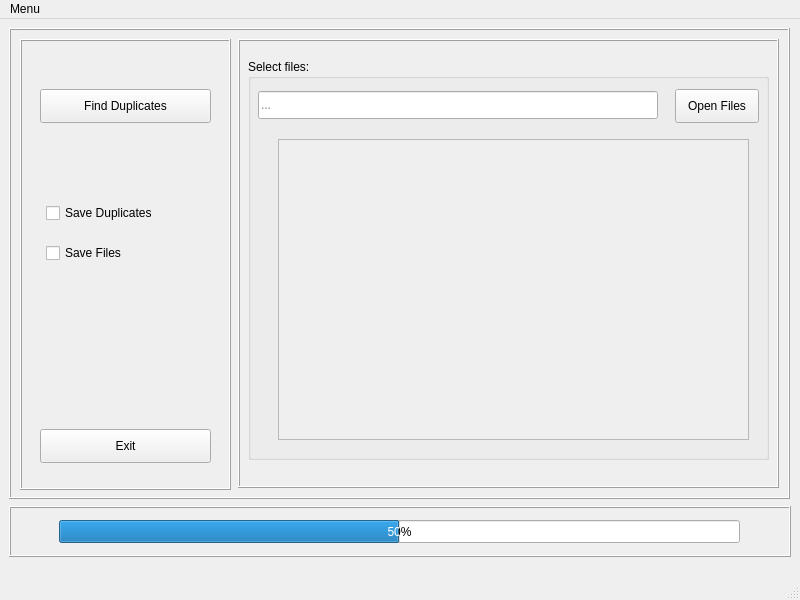
<?xml version="1.0" encoding="UTF-8"?>
<ui version="4.0">
 <class>MainWindow</class>
 <widget class="QMainWindow" name="MainWindow">
  <property name="geometry">
   <rect>
    <x>0</x>
    <y>0</y>
    <width>800</width>
    <height>600</height>
   </rect>
  </property>
  <property name="sizePolicy">
   <sizepolicy hsizetype="Preferred" vsizetype="Preferred">
    <horstretch>0</horstretch>
    <verstretch>0</verstretch>
   </sizepolicy>
  </property>
  <property name="minimumSize">
   <size>
    <width>800</width>
    <height>600</height>
   </size>
  </property>
  <property name="windowTitle">
   <string>MainWindow</string>
  </property>
  <widget class="QWidget" name="centralwidget">
   <widget class="QFrame" name="frame_main">
    <property name="geometry">
     <rect>
      <x>9</x>
      <y>9</y>
      <width>781</width>
      <height>471</height>
     </rect>
    </property>
    <property name="frameShape">
     <enum>QFrame::Box</enum>
    </property>
    <property name="frameShadow">
     <enum>QFrame::Raised</enum>
    </property>
    <widget class="QFrame" name="frame_side">
     <property name="geometry">
      <rect>
       <x>11</x>
       <y>11</y>
       <width>211</width>
       <height>451</height>
      </rect>
     </property>
     <property name="frameShape">
      <enum>QFrame::Box</enum>
     </property>
     <property name="frameShadow">
      <enum>QFrame::Raised</enum>
     </property>
     <widget class="QCheckBox" name="switch_find_duplicates">
      <property name="geometry">
       <rect>
        <x>26</x>
        <y>160</y>
        <width>127</width>
        <height>28</height>
       </rect>
      </property>
      <property name="text">
       <string>Save Duplicates</string>
      </property>
     </widget>
     <widget class="QCheckBox" name="switch_save_files">
      <property name="geometry">
       <rect>
        <x>26</x>
        <y>200</y>
        <width>90</width>
        <height>28</height>
       </rect>
      </property>
      <property name="text">
       <string>Save Files</string>
      </property>
     </widget>
     <widget class="QPushButton" name="btn_exit">
      <property name="geometry">
       <rect>
        <x>20</x>
        <y>390</y>
        <width>171</width>
        <height>34</height>
       </rect>
      </property>
      <property name="minimumSize">
       <size>
        <width>84</width>
        <height>0</height>
       </size>
      </property>
      <property name="maximumSize">
       <size>
        <width>16777215</width>
        <height>34</height>
       </size>
      </property>
      <property name="text">
       <string>Exit</string>
      </property>
     </widget>
     <widget class="QPushButton" name="btn_find_duplicates">
      <property name="geometry">
       <rect>
        <x>20</x>
        <y>50</y>
        <width>171</width>
        <height>34</height>
       </rect>
      </property>
      <property name="minimumSize">
       <size>
        <width>84</width>
        <height>0</height>
       </size>
      </property>
      <property name="maximumSize">
       <size>
        <width>16777215</width>
        <height>34</height>
       </size>
      </property>
      <property name="text">
       <string>Find Duplicates</string>
      </property>
     </widget>
    </widget>
    <widget class="QFrame" name="frame_main_file">
     <property name="geometry">
      <rect>
       <x>229</x>
       <y>11</y>
       <width>541</width>
       <height>449</height>
      </rect>
     </property>
     <property name="frameShape">
      <enum>QFrame::Box</enum>
     </property>
     <property name="frameShadow">
      <enum>QFrame::Raised</enum>
     </property>
     <widget class="QGroupBox" name="grp_open_files">
      <property name="geometry">
       <rect>
        <x>10</x>
        <y>20</y>
        <width>521</width>
        <height>401</height>
       </rect>
      </property>
      <property name="title">
       <string>Select files:</string>
      </property>
      <widget class="QPushButton" name="btn_open_files">
       <property name="geometry">
        <rect>
         <x>427</x>
         <y>30</y>
         <width>84</width>
         <height>34</height>
        </rect>
       </property>
       <property name="text">
        <string>Open Files</string>
       </property>
      </widget>
      <widget class="QLineEdit" name="entry_filename">
       <property name="geometry">
        <rect>
         <x>10</x>
         <y>32</y>
         <width>400</width>
         <height>28</height>
        </rect>
       </property>
       <property name="text">
        <string/>
       </property>
       <property name="readOnly">
        <bool>true</bool>
       </property>
       <property name="placeholderText">
        <string>...</string>
       </property>
      </widget>
      <widget class="QScrollArea" name="scrollArea">
       <property name="geometry">
        <rect>
         <x>30</x>
         <y>80</y>
         <width>471</width>
         <height>301</height>
        </rect>
       </property>
       <property name="widgetResizable">
        <bool>true</bool>
       </property>
       <widget class="QWidget" name="scrollAreaWidgetContents">
        <property name="geometry">
         <rect>
          <x>0</x>
          <y>0</y>
          <width>469</width>
          <height>299</height>
         </rect>
        </property>
       </widget>
      </widget>
     </widget>
    </widget>
   </widget>
   <widget class="QFrame" name="frame_info">
    <property name="geometry">
     <rect>
      <x>9</x>
      <y>487</y>
      <width>782</width>
      <height>51</height>
     </rect>
    </property>
    <property name="frameShape">
     <enum>QFrame::Box</enum>
    </property>
    <property name="frameShadow">
     <enum>QFrame::Raised</enum>
    </property>
    <widget class="QProgressBar" name="progressBar">
     <property name="geometry">
      <rect>
       <x>50</x>
       <y>14</y>
       <width>681</width>
       <height>23</height>
      </rect>
     </property>
     <property name="value">
      <number>50</number>
     </property>
    </widget>
   </widget>
  </widget>
  <widget class="QMenuBar" name="menubar">
   <property name="geometry">
    <rect>
     <x>0</x>
     <y>0</y>
     <width>800</width>
     <height>18</height>
    </rect>
   </property>
   <widget class="QMenu" name="menuMenu">
    <property name="title">
     <string>Menu</string>
    </property>
   </widget>
   <addaction name="menuMenu"/>
  </widget>
  <widget class="QStatusBar" name="statusbar"/>
 </widget>
 <resources/>
 <connections>
  <connection>
   <sender>btn_exit</sender>
   <signal>clicked()</signal>
   <receiver>MainWindow</receiver>
   <slot>close()</slot>
   <hints>
    <hint type="sourcelabel">
     <x>125</x>
     <y>456</y>
    </hint>
    <hint type="destinationlabel">
     <x>399</x>
     <y>299</y>
    </hint>
   </hints>
  </connection>
 </connections>
</ui>
